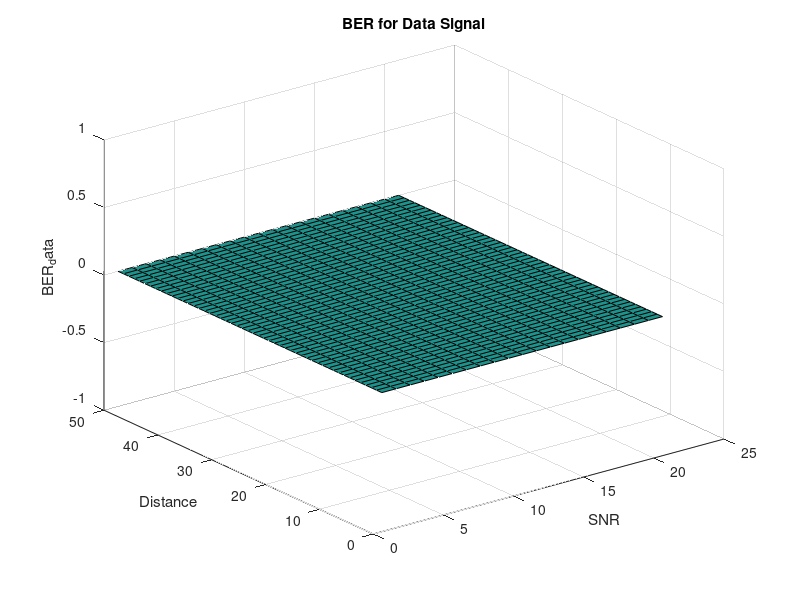
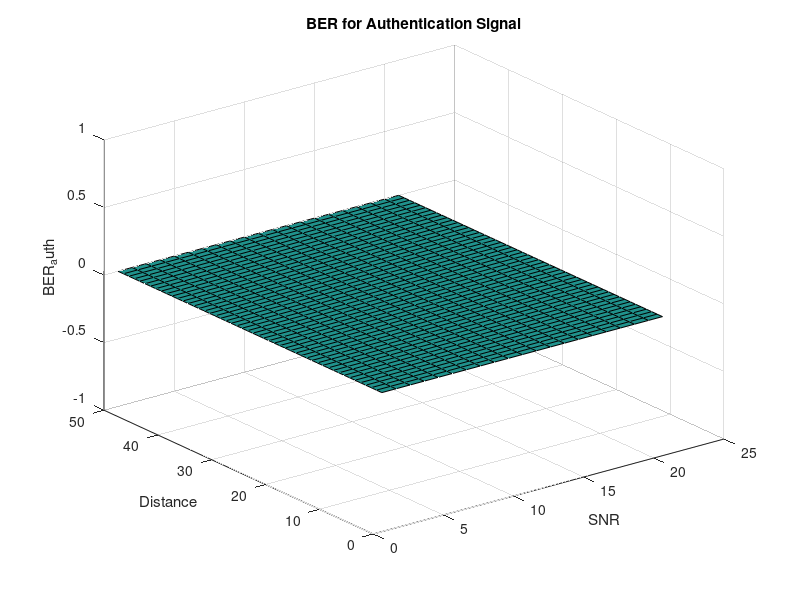

The MATLAB source for these figures, in order:
clear all;
clc;

n_rounds = 50; % Number of simulation rounds
% Over class of Bluetooth, we have the following:
% Class 1 = 20 dB in power and expected distance of 100 m.
% Here, we establish an avg range in which to send 10 dB of 50 m.,
% according to Bluetooth class 1

% Definition of SNR
SNR_min = 10; % Minimum SNR in dB
SNR_max = 30; % Maximum SNR in dB
SNR_step = -1; % SNR step size
SNR = SNR_max:SNR_step:SNR_min;
power = 10.^(SNR/10);

% Define signal parameters
signal_length = 100; % Length of the signals
% Determine min and max power (over range of Bluetooth and its bounds)
% Ideally, between avg value (-20; 20) is for all Bluetooth
power_X = -10; % Power for bit 0
power_Y = 10; % Power for bit 1

std_th_minus = power_X;
std_th_plus = power_Y;

% Fixed threshold for authentication signal: assuming this is lower than
% the original signal, since auth + data gives received signal
std_th_auth_plus = +5;
std_th_auth_minus = -5;

% Initialize signals
data_signal = zeros(1, signal_length);
authentication_signal = zeros(1, signal_length);

% Generate data signal
binary_data = randi([0, 1], 1, signal_length); % Binary form
% "Real" form - Assigning to each bit its value of relativ power 
for i = 1:signal_length
    if binary_data(i) == 1
        data_signal(i) = power_Y;
    else
        data_signal(i) = power_X;
    end
end

% Generate authentication signal
binary_auth = randi([0, 1], 1, signal_length);
for i = 1:signal_length
    if binary_auth(i) == 1
        authentication_signal(i) = std_th_auth_plus;
    else
        authentication_signal(i) = std_th_auth_minus;
    end
end

% Plot of auth and data signals (utility)
% figure;
% subplot(2, 1, 1);
% plot(data_signal);
% title('Data Signal');
% xlabel('Time'); % assuming we send a bit each second
% ylabel('Power');
% 
% subplot(2, 1, 2);
% plot(authentication_signal);
% title('Authentication Signal');
% xlabel('Time');
% ylabel('Power');

% Definition of simulation parameters
% Distance = max. 50 m. with step 1 (from 1 to 50)
% FA rate = increasing rate
% MD rate = increasing rate

% When FA increases, MD decreases
% Conversely, when FA decreases, MD increases
% FA is important but slightly less than MD
% The second one allows to find how many errors we do
% because false positives are slightly different problems

% Conventionally and looking at other sims, we find value to
% be beneath the decimal threshold

% Define simulation parameters
max_distance = 50; % Maximum distance in meters

% Initialize arrays to store target FA and MD rates
target_FA_rates = zeros(1, max_distance);
target_MD_rates = zeros(1, max_distance);

% Generate target FA and MD rates for each distance
for distance = 1:max_distance
    % Define ranges for FA rates
    min_FA_rate = 0.01; % Minimum FA rate
    max_FA_rate = 0.3; % Maximum FA rate
    
    % Define ranges for MD rates
    min_MD_rate = 0.1; % Minimum MD rate
    max_MD_rate = 0.5; % Maximum MD rate
    
    % Generate target MD and FA rates with increasing rate for each distance
    distance_increment = (max_MD_rate - min_MD_rate) / 50;
    target_MD_rates(distance) = min_MD_rate + (distance - 1) * distance_increment;
    target_FA_rates(distance) = min_FA_rate + (distance - 1) * distance_increment;
end

% Initialize signal S
S = zeros(1, signal_length);

% Combine signals bit by bit
for i = 1:signal_length
    % Combine bits from data_signal and authentication_signal
    S(i) = data_signal(i) + authentication_signal(i);
end

% 10 (data bit 1) + (-5) (auth bit 0) = 5 (discordant bits)
% -10 (data bit 0) + (-5) (auth bit 0) = -15 (concordant bits)
% -10 (data bit 0) + (5) (auth bit 1) = 5 (discordant bits)

% Plot the combined signal (this is the sent signal) - utility once again
% figure;
% plot(S);
% title('Combined Signal (S)');
% xlabel('Time');
% ylabel('Power');

% Assuming center is 0 (given the signal is -10 and 10)
center = 0;

received_data=[];
received_auth=[];

wrong_auth_bits = 0;
wrong_data_bits = 0;

n_allowed_bits_auth = 3;

BER_data_vec = zeros(max_distance, length(SNR));
BER_auth_vec = zeros(max_distance, length(SNR));

% Loop through each distance
for j = 1:max_distance
    % Loop through each SNR level
    for k = 1:length(SNR)
        % Initialize arrays to store received data and authentication bits
        received_data = zeros(1, signal_length);
        received_auth = zeros(1, signal_length);
        
        % Generate the received signal by adding AWGN
        received_signal = awgn(S, SNR(k));

        wrong_data_bits = 0;
        wrong_auth_bits = 0;

        %% VARIABLE THRESHOLDS DEFINITION
            
        % First, there is the variable thresholds settings
        
        % Assuming received_signal is already defined as a vector of values
        HH = max(received_signal);    % high high
        LL = min(received_signal);    % low low
        MH = HH/2;  % medium high
        ML = LL/2;  % medium low
        
        % Definition of nearest ML/LM variables
        % made to actually refine the finding of the 4 power values for
        % dynamic thresholding decoding
        nearest_MH = 0;
        nearest_ML = 0;
        
        for i = 1:length(received_signal)
            if received_signal(i) > center % assuming is 0 (in out case)
                if nearest_MH == 0
                    nearest_MH = received_signal(i);  % first value
                elseif abs(received_signal(i) - MH) < abs(nearest_MH - MH)
                    % MH is the theoretical midhigh point, then refined
                    % with the actual value when it is found between
                    % the actual high interval and the highest value
                    nearest_MH = received_signal(i);
                end
            else
                if nearest_ML == 0
                    nearest_ML = received_signal(i);  % first value
                elseif abs(received_signal(i) - ML) < abs(nearest_ML - ML)
                    nearest_ML = received_signal(i);
                    % ML is the theoretical midlow point, then refined
                    % with the actual value when it is found between
                    % the actual low interval and the lowest value
                end
            end
        end
            
        % Second, there is the actual decoding (names matching the drawing
        % in page 2 of 4 of Alessandro's notes of 24-04)
        
        T1 = HH;
        T2 = nearest_MH;
        T3 = nearest_ML;
        T4 = LL;
       
        %% FIXED THRESHOLDS DECODING
        
        % Loop through each bit in the received signal
        for i = 1:signal_length
            % Decode the received signal with fixed thresholds  
            % First, we decode the data and see the wrong bits for BER
            if received_signal(i) >= center 
                received_data(i) = 1;
                % Epsilon allows to retrieve error percentage - this value
                % is strictly dependent on the min/max value of auth
                % signal, given it's the smaller signal
                if round(received_signal(i)) == std_th_auth_plus
                    received_auth(i) = 0;                
                else
                    received_auth(i) = 1;                
                end
            elseif received_signal(i) < center
                received_data(i) = 0;
                if round(received_signal(i)) == std_th_auth_minus
                    received_auth(i) = 1;                
                else
                    received_auth(i) = 0;                
                end
            end
        end

        % Checking the wrong bits in both signals (Hamming distance)
        for i = 1:signal_length
            if received_data(i) ~= binary_data(i) 
                wrong_data_bits = wrong_data_bits + 1;
            end
            if received_auth(i) ~= binary_auth(i) 
                wrong_auth_bits = wrong_auth_bits + 1;
            end
        end

        % Calculate BER for the current iteration
        BER_data = wrong_data_bits / signal_length;
        BER_auth = wrong_auth_bits / signal_length;

        disp(wrong_auth_bits)
        disp("END OF FIXED DECODING")

        wrong_auth_bits = 0;
        wrong_data_bits = 0;
        
        if wrong_auth_bits > n_allowed_bits_auth
            %% VARIABLE THRESHOLDS DECODING

            % Loop through each bit in the received signal
            for i = 1:signal_length
                % Received data already avaiable at this stage,
                % theoretically:

                % % Decode the received signal with fixed thresholds  
                % % First, we decode the data and see the wrong bits for BER
                % if received_signal(i) >= center 
                %     received_data(i) = 1;
                % elseif received_signal(i) < center
                %     received_data(i) = 0;
                % end

                % First the 0 encoding (obtain more real values)
                if received_data(i) == 1 && received_signal(i) < T1
                    received_auth(i) = 1;
                end
                if received_data(i) == 1 && received_signal(i) < T2
                    received_auth(i) = 0;
                end
                if received_data(i) == 0 && received_signal(i) > T4
                    received_auth(i) = 0;
                end
                if received_data(i) == 0 && received_signal(i) > T3
                    received_auth(i) = 1;
                end

                % Theoretical perfect decoding

                % if received_data(i) == 1 && received_signal(i) < T1
                %     received_auth(i) = 1;
                % end
                % if received_data(i) == 1 && received_signal(i) < T2
                %     received_auth(i) = 0;
                % end
                % if received_data(i) == 0 && received_signal(i) > T4
                %     received_auth(i) = 0;
                % end
                % if received_data(i) == 0 && received_signal(i) > T3
                %     received_auth(i) = 1;
                % end
                
            end

            % Checking the wrong bits in both signals (Hamming distance)
            for i = 1:signal_length
                if received_data(i) ~= binary_data(i) 
                    wrong_data_bits = wrong_data_bits + 1;
                end
                if received_auth(i) ~= binary_auth(i) 
                    wrong_auth_bits = wrong_auth_bits + 1;
                end
            end

            % Calculate BER for the current iteration considering 
            % the new variable thresholds decoding
            BER_data = wrong_data_bits / signal_length;
            BER_auth = wrong_auth_bits / signal_length;

            % Store BER values in the vectors
            BER_data_vec(j, k) = BER_data;
            BER_auth_vec(j, k) = BER_auth;

            disp(wrong_auth_bits)
            disp("END OF VARIABLE DECODING")
            disp("-----------------------------")
        end
    end
end

% Plot BER_data
figure;
surf(BER_data_vec);
xlabel('SNR');
ylabel('Distance');
zlabel('BER_data');
title('BER for Data Signal');

% Plot BER_auth
figure;
surf(BER_auth_vec);
xlabel('SNR');
ylabel('Distance');
zlabel('BER_auth');
title('BER for Authentication Signal');

%% TO DO - False alarm and missed detection
%% TO DO - Represent FA-MD as matrix form (distance x SNR)

% False alarm - authenticate signals



% Miss detection - non-authenticate signals
